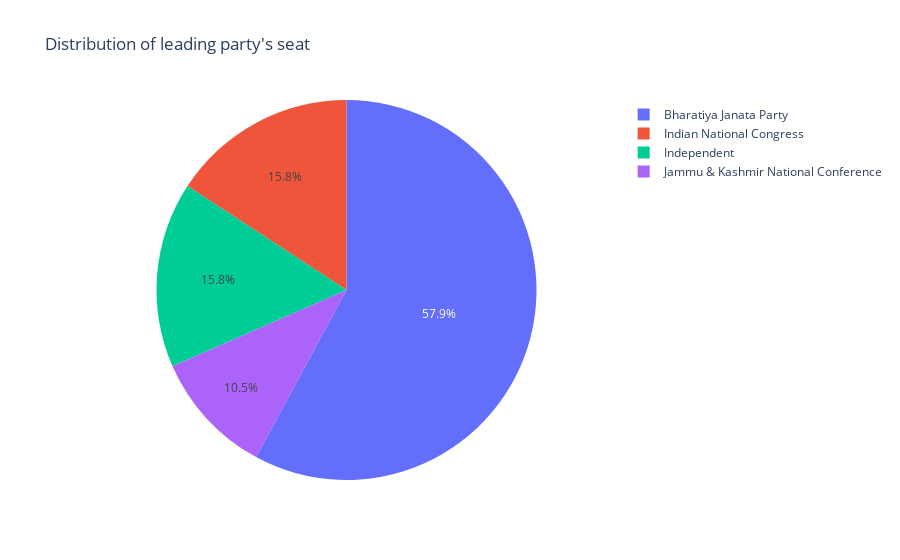

The notebook cell saved with this chart:
### Code cell
leads = df['Leading Party'].value_counts().head(20)

fig = px.pie(leads, names=leads.index, values=leads.values,
             title="Distribution of leading party's seat")

py.init_notebook_mode(connected=True)

fig.show()

### Figure 1 — Plotly figure (JSON) as saved in the notebook; plotly's stock layout.template omitted (floating-point values rounded to 4 significant figures)
{"data": [{"domain": {"x": [0, 1], "y": [0, 1]}, "hovertemplate": "index=%{label}<br>value=%{value}<extra></extra>", "labels": ["Bharatiya Janata Party", "Indian National Congress", "Independent", "Jammu & Kashmir National Conference"], "legendgroup": "", "name": "", "showlegend": true, "type": "pie", "values": [11, 3, 3, 2]}], "layout": {"legend": {"tracegroupgap": 0}, "title": {"text": "Distribution of leading party's seat"}}}
